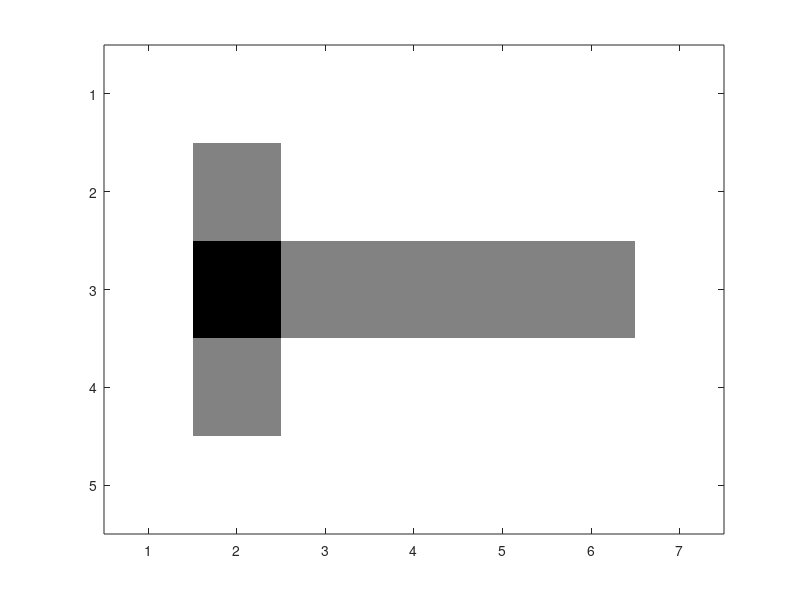
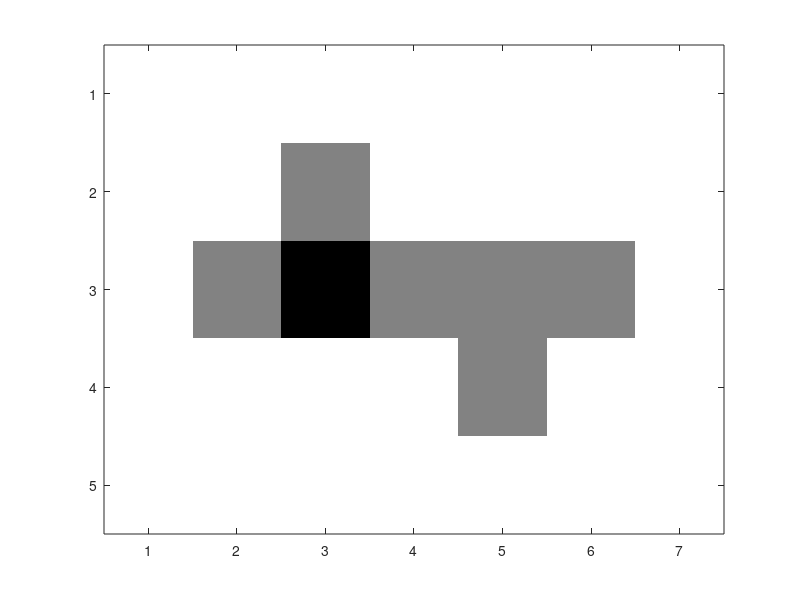
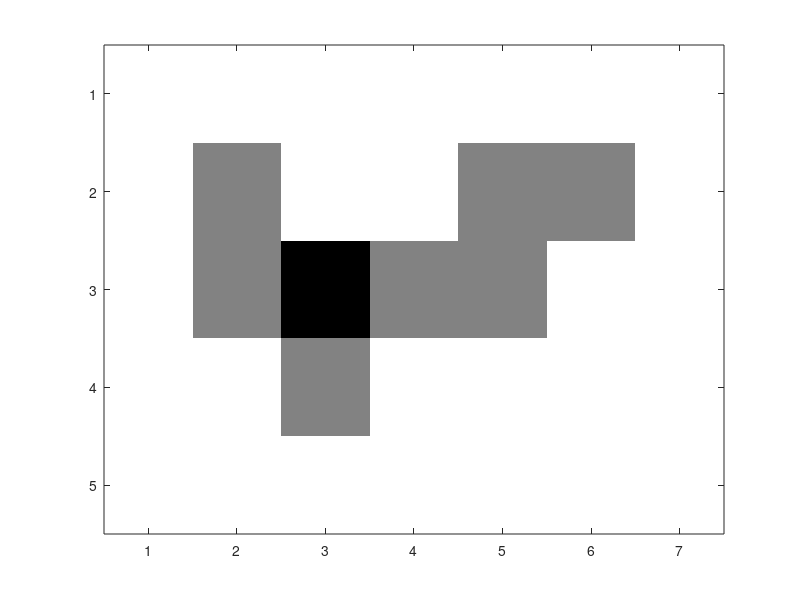
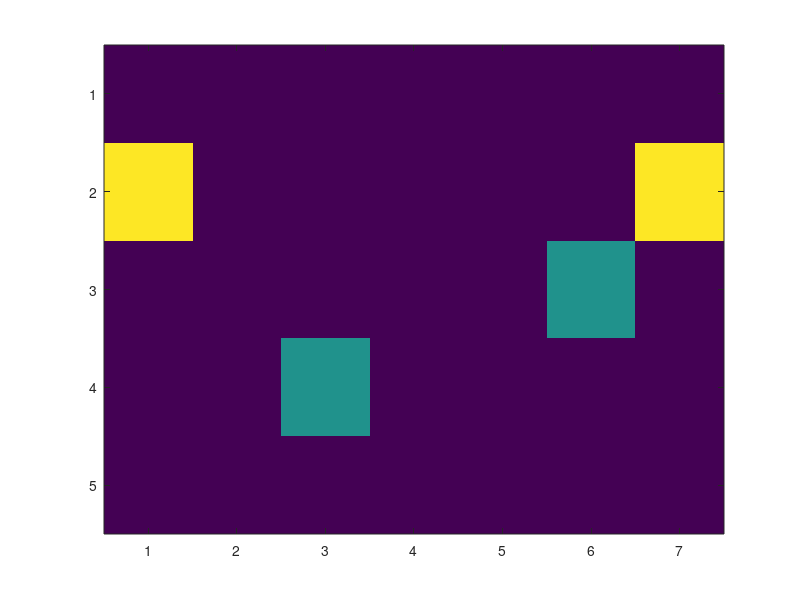

MATLAB code to generate these figures, in order:
%% visual representation of neurons
close all
clear
clc
%easy
easyNeuron=ones(5,7);
easyNeuron([7,9,13,18,23,28])=.5; easyNeuron(8)=0;
imagesc(easyNeuron); colormap gray

%medium
medNeuron=ones(5,7);
medNeuron([8,12,18,23,24,28])=.5; medNeuron(13)=0;
figure; imagesc(medNeuron); colormap gray

%hard
hardNeuron=ones(5,7);
hardNeuron([7,8,14,18,22,23,27])=.5; hardNeuron(13)=0;
figure; imagesc(hardNeuron); colormap gray

%% Grid/neuron overlay construction

%easy 5x7 grid
easyGrid=ones(5,7);
eShapeN = easyNeuron(2:4,2:6);
sizeN=size(eShapeN);
sizeG=size(easyGrid);
posVert=sizeG(1)-sizeN(1);
posHorz=sizeG(2)-sizeN(2);

vertShift=randi([0,posVert],1);
horzShift=randi([0,posHorz],1);

easyGrid((vertShift+[1:sizeN(1)]),(horzShift+[1:sizeN(2)]))=eShapeN;

nonAH=find(easyGrid > 0);
ehints=nonAH(randi([1,length(nonAH)],1,4));

easyGridDisp=zeros(5,7);
easyGridDisp(ehints)=easyGrid(ehints);

figure; imagesc(easyGridDisp)


%med 9x13 grid

medGrid=ones(9,13);
mShapeN = medNeuron(2:4,2:6);
sizeN=size(mShapeN);
sizeG=size(medGrid);
posVert=sizeG(1)-sizeN(1);
posHorz=sizeG(2)-sizeN(2);

vertShift=randi([0,posVert],1);
horzShift=randi([0,posHorz],1);

medGrid((vertShift+[1:sizeN(1)]),(horzShift+[1:sizeN(2)]))=mShapeN;

nonNeuron=find(medGrid == 1);
mhints=nonNeuron(randi([1,length(nonAH)],1,4));

medGridDisp=zeros(9,13);
medGridDisp(mhints)=medGrid(mhints);

figure; imagesc(medGridDisp)

%hard 17x17 grid

hardGrid=ones(17);
hShapeN = hardNeuron(2:4,2:6);
sizeN=size(hShapeN);
sizeG=size(hardGrid);
hposVert=sizeG(1)-sizeN(1);
hposHorz=sizeG(2)-sizeN(2);

hvertShift=randi([0,hposVert],1);
hhorzShift=randi([0,hposHorz],1);

hardGrid((hvertShift+[1:sizeN(1)]),(hhorzShift+[1:sizeN(2)]))=hShapeN;

nonNeuron=find(hardGrid == 1);
hhints=nonNeuron(randi([1,length(nonNeuron)],1,2));

hardGridDisp=zeros(17);
hardGridDisp(hhints)=hardGrid(hhints);

figure; imagesc(hardGridDisp)